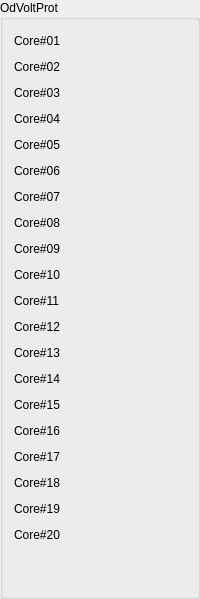
    <widget class="QGroupBox" name="groupBoxOdProtect">
     <property name="title">
      <string>OdVoltProt</string>
     </property>
     <layout class="QVBoxLayout" name="verticalLayout_35">
      <item>
       <layout class="QVBoxLayout" name="verticalLayout_34">
        <item>
         <layout class="QHBoxLayout" name="horizontalLayout_50">
          <item>
           <widget class="QLabel" name="label_126">
            <property name="font">
             <font>
              <pointsize>9</pointsize>
             </font>
            </property>
            <property name="text">
             <string>Core#01</string>
            </property>
           </widget>
          </item>
          <item>
           <widget class="QLabel" name="label_discharge01">
            <property name="minimumSize">
             <size>
              <width>20</width>
              <height>20</height>
             </size>
            </property>
            <property name="font">
             <font>
              <pointsize>9</pointsize>
             </font>
            </property>
            <property name="text">
             <string/>
            </property>
           </widget>
          </item>
         </layout>
        </item>
        <item>
         <layout class="QHBoxLayout" name="horizontalLayout_51">
          <item>
           <widget class="QLabel" name="label_128">
            <property name="font">
             <font>
              <pointsize>9</pointsize>
             </font>
            </property>
            <property name="text">
             <string>Core#02</string>
            </property>
           </widget>
          </item>
          <item>
           <widget class="QLabel" name="label_discharge02">
            <property name="minimumSize">
             <size>
              <width>20</width>
              <height>20</height>
             </size>
            </property>
            <property name="font">
             <font>
              <pointsize>9</pointsize>
             </font>
            </property>
            <property name="text">
             <string/>
            </property>
           </widget>
          </item>
         </layout>
        </item>
        <item>
         <layout class="QHBoxLayout" name="horizontalLayout_52">
          <item>
           <widget class="QLabel" name="label_130">
            <property name="font">
             <font>
              <pointsize>9</pointsize>
             </font>
            </property>
            <property name="text">
             <string>Core#03</string>
            </property>
           </widget>
          </item>
          <item>
           <widget class="QLabel" name="label_discharge03">
            <property name="minimumSize">
             <size>
              <width>20</width>
              <height>20</height>
             </size>
            </property>
            <property name="font">
             <font>
              <pointsize>9</pointsize>
             </font>
            </property>
            <property name="text">
             <string/>
            </property>
           </widget>
          </item>
         </layout>
        </item>
        <item>
         <layout class="QHBoxLayout" name="horizontalLayout_53">
          <item>
           <widget class="QLabel" name="label_132">
            <property name="font">
             <font>
              <pointsize>9</pointsize>
             </font>
            </property>
            <property name="text">
             <string>Core#04</string>
            </property>
           </widget>
          </item>
          <item>
           <widget class="QLabel" name="label_discharge04">
            <property name="minimumSize">
             <size>
              <width>20</width>
              <height>20</height>
             </size>
            </property>
            <property name="font">
             <font>
              <pointsize>9</pointsize>
             </font>
            </property>
            <property name="text">
             <string/>
            </property>
           </widget>
          </item>
         </layout>
        </item>
        <item>
         <layout class="QHBoxLayout" name="horizontalLayout_54">
          <item>
           <widget class="QLabel" name="label_134">
            <property name="font">
             <font>
              <pointsize>9</pointsize>
             </font>
            </property>
            <property name="text">
             <string>Core#05</string>
            </property>
           </widget>
          </item>
          <item>
           <widget class="QLabel" name="label_discharge05">
            <property name="minimumSize">
             <size>
              <width>20</width>
              <height>20</height>
             </size>
            </property>
            <property name="font">
             <font>
              <pointsize>9</pointsize>
             </font>
            </property>
            <property name="text">
             <string/>
            </property>
           </widget>
          </item>
         </layout>
        </item>
        <item>
         <layout class="QHBoxLayout" name="horizontalLayout_55">
          <item>
           <widget class="QLabel" name="label_139">
            <property name="font">
             <font>
              <pointsize>9</pointsize>
             </font>
            </property>
            <property name="text">
             <string>Core#06</string>
            </property>
           </widget>
          </item>
          <item>
           <widget class="QLabel" name="label_discharge06">
            <property name="minimumSize">
             <size>
              <width>20</width>
              <height>20</height>
             </size>
            </property>
            <property name="font">
             <font>
              <pointsize>9</pointsize>
             </font>
            </property>
            <property name="text">
             <string/>
            </property>
           </widget>
          </item>
         </layout>
        </item>
        <item>
         <layout class="QHBoxLayout" name="horizontalLayout_56">
          <item>
           <widget class="QLabel" name="label_141">
            <property name="font">
             <font>
              <pointsize>9</pointsize>
             </font>
            </property>
            <property name="text">
             <string>Core#07</string>
            </property>
           </widget>
          </item>
          <item>
           <widget class="QLabel" name="label_discharge07">
            <property name="minimumSize">
             <size>
              <width>20</width>
              <height>20</height>
             </size>
            </property>
            <property name="font">
             <font>
              <pointsize>9</pointsize>
             </font>
            </property>
            <property name="text">
             <string/>
            </property>
           </widget>
          </item>
         </layout>
        </item>
        <item>
         <layout class="QHBoxLayout" name="horizontalLayout_57">
          <item>
           <widget class="QLabel" name="label_143">
            <property name="font">
             <font>
              <pointsize>9</pointsize>
             </font>
            </property>
            <property name="text">
             <string>Core#08</string>
            </property>
           </widget>
          </item>
          <item>
           <widget class="QLabel" name="label_discharge08">
            <property name="minimumSize">
             <size>
              <width>20</width>
              <height>20</height>
             </size>
            </property>
            <property name="font">
             <font>
              <pointsize>9</pointsize>
             </font>
            </property>
            <property name="text">
             <string/>
            </property>
           </widget>
          </item>
         </layout>
        </item>
        <item>
         <layout class="QHBoxLayout" name="horizontalLayout_58">
          <item>
           <widget class="QLabel" name="label_145">
            <property name="font">
             <font>
              <pointsize>9</pointsize>
             </font>
            </property>
            <property name="text">
             <string>Core#09</string>
            </property>
           </widget>
          </item>
          <item>
           <widget class="QLabel" name="label_discharge09">
            <property name="minimumSize">
             <size>
              <width>20</width>
              <height>20</height>
             </size>
            </property>
            <property name="font">
             <font>
              <pointsize>9</pointsize>
             </font>
            </property>
            <property name="text">
             <string/>
            </property>
           </widget>
          </item>
         </layout>
        </item>
        <item>
         <layout class="QHBoxLayout" name="horizontalLayout_59">
          <item>
           <widget class="QLabel" name="label_147">
            <property name="font">
             <font>
              <pointsize>9</pointsize>
             </font>
            </property>
            <property name="text">
             <string>Core#10</string>
            </property>
           </widget>
          </item>
          <item>
           <widget class="QLabel" name="label_discharge10">
            <property name="minimumSize">
             <size>
              <width>20</width>
              <height>20</height>
             </size>
            </property>
            <property name="font">
             <font>
              <pointsize>9</pointsize>
             </font>
            </property>
            <property name="text">
             <string/>
            </property>
           </widget>
          </item>
         </layout>
        </item>
        <item>
         <layout class="QHBoxLayout" name="horizontalLayout_60">
          <item>
           <widget class="QLabel" name="label_149">
            <property name="font">
             <font>
              <pointsize>9</pointsize>
             </font>
            </property>
            <property name="text">
             <string>Core#11</string>
            </property>
           </widget>
          </item>
          <item>
           <widget class="QLabel" name="label_discharge11">
            <property name="minimumSize">
             <size>
              <width>20</width>
              <height>20</height>
             </size>
            </property>
            <property name="font">
             <font>
              <pointsize>9</pointsize>
             </font>
            </property>
            <property name="text">
             <string/>
            </property>
           </widget>
          </item>
         </layout>
        </item>
        <item>
         <layout class="QHBoxLayout" name="horizontalLayout_61">
          <item>
           <widget class="QLabel" name="label_151">
            <property name="font">
             <font>
              <pointsize>9</pointsize>
             </font>
            </property>
            <property name="text">
             <string>Core#12</string>
            </property>
           </widget>
          </item>
          <item>
           <widget class="QLabel" name="label_discharge12">
            <property name="minimumSize">
             <size>
              <width>20</width>
              <height>20</height>
             </size>
            </property>
            <property name="font">
             <font>
              <pointsize>9</pointsize>
             </font>
            </property>
            <property name="text">
             <string/>
            </property>
           </widget>
          </item>
         </layout>
        </item>
        <item>
         <layout class="QHBoxLayout" name="horizontalLayout_62">
          <item>
           <widget class="QLabel" name="label_153">
            <property name="font">
             <font>
              <pointsize>9</pointsize>
             </font>
            </property>
            <property name="text">
             <string>Core#13</string>
            </property>
           </widget>
          </item>
          <item>
           <widget class="QLabel" name="label_discharge13">
            <property name="minimumSize">
             <size>
              <width>20</width>
              <height>20</height>
             </size>
            </property>
            <property name="font">
             <font>
              <pointsize>9</pointsize>
             </font>
            </property>
            <property name="text">
             <string/>
            </property>
           </widget>
          </item>
         </layout>
        </item>
        <item>
         <layout class="QHBoxLayout" name="horizontalLayout_63">
          <item>
           <widget class="QLabel" name="label_155">
            <property name="font">
             <font>
              <pointsize>9</pointsize>
             </font>
            </property>
            <property name="text">
             <string>Core#14</string>
            </property>
           </widget>
          </item>
          <item>
           <widget class="QLabel" name="label_discharge14">
            <property name="minimumSize">
             <size>
              <width>20</width>
              <height>20</height>
             </size>
            </property>
            <property name="font">
             <font>
              <pointsize>9</pointsize>
             </font>
            </property>
            <property name="text">
             <string/>
            </property>
           </widget>
          </item>
         </layout>
        </item>
        <item>
         <layout class="QHBoxLayout" name="horizontalLayout_64">
          <item>
           <widget class="QLabel" name="label_157">
            <property name="font">
             <font>
              <pointsize>9</pointsize>
             </font>
            </property>
            <property name="text">
             <string>Core#15</string>
            </property>
           </widget>
          </item>
          <item>
           <widget class="QLabel" name="label_discharge15">
            <property name="minimumSize">
             <size>
              <width>20</width>
              <height>20</height>
             </size>
            </property>
            <property name="font">
             <font>
              <pointsize>9</pointsize>
             </font>
            </property>
            <property name="text">
             <string/>
            </property>
           </widget>
          </item>
         </layout>
        </item>
        <item>
         <layout class="QHBoxLayout" name="horizontalLayout_65">
          <item>
           <widget class="QLabel" name="label_159">
            <property name="font">
             <font>
              <pointsize>9</pointsize>
             </font>
            </property>
            <property name="text">
             <string>Core#16</string>
            </property>
           </widget>
          </item>
          <item>
           <widget class="QLabel" name="label_discharge16">
            <property name="minimumSize">
             <size>
              <width>20</width>
              <height>20</height>
             </size>
            </property>
            <property name="font">
             <font>
              <pointsize>9</pointsize>
             </font>
            </property>
            <property name="text">
             <string/>
            </property>
           </widget>
          </item>
         </layout>
        </item>
        <item>
         <layout class="QHBoxLayout" name="horizontalLayout_66">
          <item>
           <widget class="QLabel" name="label_161">
            <property name="font">
             <font>
              <pointsize>9</pointsize>
             </font>
            </property>
            <property name="text">
             <string>Core#17</string>
            </property>
           </widget>
          </item>
          <item>
           <widget class="QLabel" name="label_discharge17">
            <property name="minimumSize">
             <size>
              <width>20</width>
              <height>20</height>
             </size>
            </property>
            <property name="font">
             <font>
              <pointsize>9</pointsize>
             </font>
            </property>
            <property name="text">
             <string/>
            </property>
           </widget>
          </item>
         </layout>
        </item>
        <item>
         <layout class="QHBoxLayout" name="horizontalLayout_67">
          <item>
           <widget class="QLabel" name="label_163">
            <property name="font">
             <font>
              <pointsize>9</pointsize>
             </font>
            </property>
            <property name="text">
             <string>Core#18</string>
            </property>
           </widget>
          </item>
          <item>
           <widget class="QLabel" name="label_discharge18">
            <property name="minimumSize">
             <size>
              <width>20</width>
              <height>20</height>
             </size>
            </property>
            <property name="font">
             <font>
              <pointsize>9</pointsize>
             </font>
            </property>
            <property name="text">
             <string/>
            </property>
           </widget>
          </item>
         </layout>
        </item>
        <item>
         <layout class="QHBoxLayout" name="horizontalLayout_68">
          <item>
           <widget class="QLabel" name="label_165">
            <property name="font">
             <font>
              <pointsize>9</pointsize>
             </font>
            </property>
            <property name="text">
             <string>Core#19</string>
            </property>
           </widget>
          </item>
          <item>
           <widget class="QLabel" name="label_discharge19">
            <property name="minimumSize">
             <size>
              <width>20</width>
              <height>20</height>
             </size>
            </property>
            <property name="font">
             <font>
              <pointsize>9</pointsize>
             </font>
            </property>
            <property name="text">
             <string/>
            </property>
           </widget>
          </item>
         </layout>
        </item>
        <item>
         <layout class="QHBoxLayout" name="horizontalLayout_69">
          <item>
           <widget class="QLabel" name="label_167">
            <property name="font">
             <font>
              <pointsize>9</pointsize>
             </font>
            </property>
            <property name="text">
             <string>Core#20</string>
            </property>
           </widget>
          </item>
          <item>
           <widget class="QLabel" name="label_discharge20">
            <property name="minimumSize">
             <size>
              <width>20</width>
              <height>20</height>
             </size>
            </property>
            <property name="font">
             <font>
              <pointsize>9</pointsize>
             </font>
            </property>
            <property name="text">
             <string/>
            </property>
           </widget>
          </item>
         </layout>
        </item>
        <item>
         <spacer name="verticalSpacer_7">
          <property name="orientation">
           <enum>Qt::Vertical</enum>
          </property>
          <property name="sizeHint" stdset="0">
           <size>
            <width>20</width>
            <height>40</height>
           </size>
          </property>
         </spacer>
        </item>
       </layout>
      </item>
     </layout>
    </widget>
